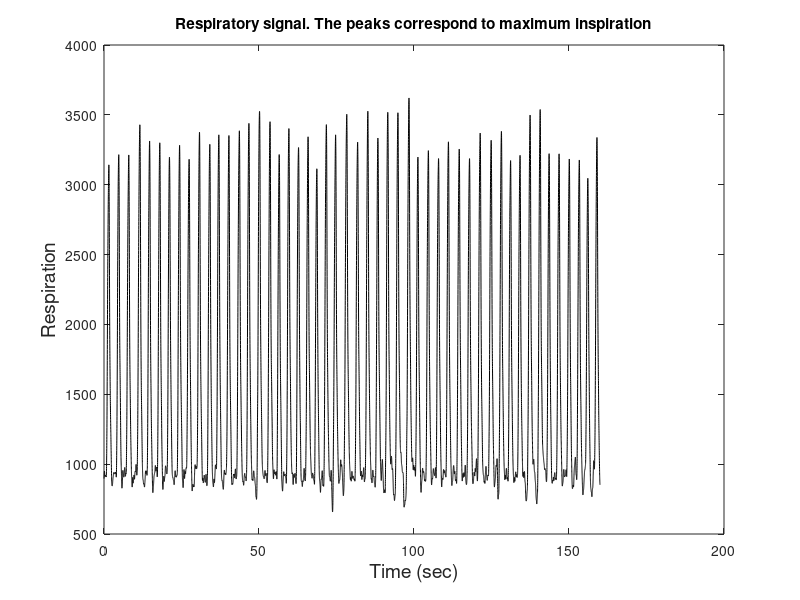
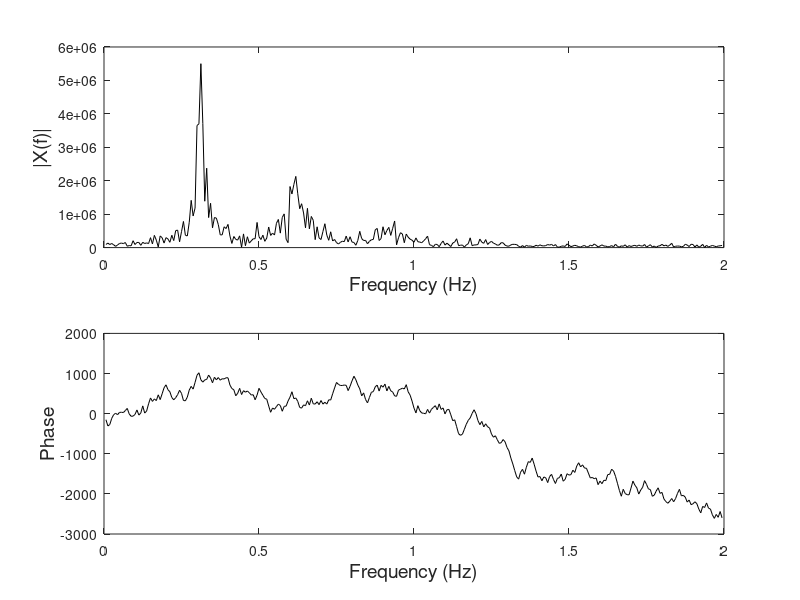

These charts were generated, in order, by the following MATLAB code:
% John Semmlow- 'Signals and Systems for Bioengineers, A MATLAB - Based Introduction', 2ndEd
% Example 3.13  Example applyimg the FT to a respiration signal.

load Resp           % Get respiratory signal
fs = 125;           % Sampling freqeuncy in Hz
max_freq = 2;       % Max desired plotting frequency in Hz
N = length(resp);   % Length of respiratory signal
f = (1:N)*fs/N;     % Construct frequency vector
t = (1:N)/fs;       % Construct tim vector
plot(t,resp,'k');   % Plot time signal
xlabel('Time (sec)','FontSize',14);
ylabel('Respiration','FontSize',14);
title('Respiratory signal. The peaks correspond to maximum inspiration')
figure;

X = fft(resp);              % Calculate the DFT
m_plot = round(2/(fs/N));   % Find m for 2 Hz
subplot(2,1,1);
plot(f(1:m_plot-1),abs(X(2:m_plot)),'k');   % Plot magnitude spectrum
xlabel('Frequency (Hz)','FontSize',14); ylabel('|X(f)|','FontSize',14);
phase = unwrap(angle(X));                   % Calculate phase spectrum
phase = phase * 360/(2*pi);                 % Unwarp phase spectrum
subplot(2,1,2);
plot(f(1:m_plot-1),phase(2:m_plot),'k');    % Plot phase spectrum
xlabel('Frequency (Hz)','FontSize',14); ylabel('Phase','FontSize',14);
[peak, m_peak] = max(abs(X(2:m_plot)));      % Find m at max magnitude peak
max_freq = f(m_peak)                        % Calculate and display frequency
max_time = 1/max_freq                       % Calculate and display max time
breath_min = 60/max_time                    % Calculate and display breath/min

%The frequency of the peak was found to be 0.3125-Hz corresponding to 
%an inter-breath interval of 3.2 sec giving rise to a respiratory rate 
%of 18.75 breaths/min.


